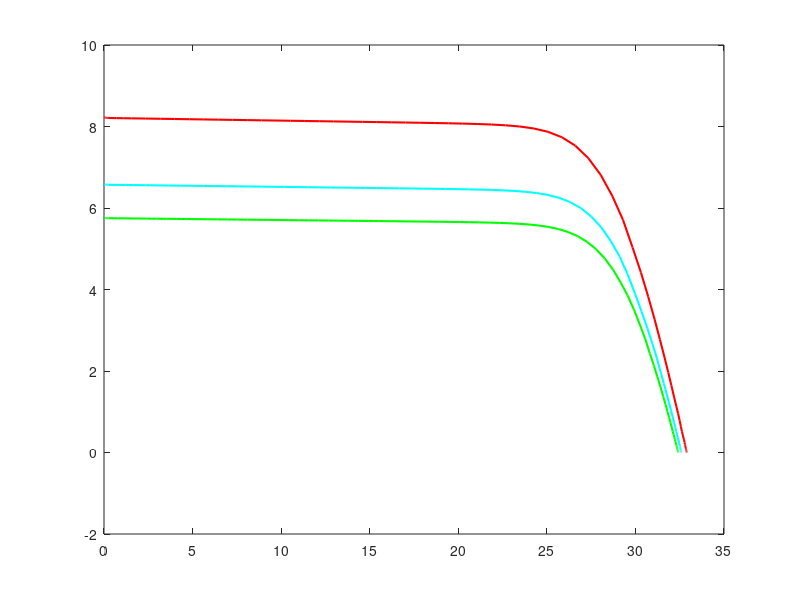

This figure's MATLAB source: (Note: this script raises an error after producing the figure.)
clear; clc;
load('workspace_data_variable_irradiance_pv_module.mat')
% define figure properties
opts.width      = 15;
opts.height     = 8;
opts.fontType   = 'Times';
opts.fontSize   = 10;

% I-V Characteristics under PSCs
fig = figure;
plot(Vpv_1000.signals.values, Ipv_1000.signals.values,'LineWidth', 1.5, 'Color', 'r')
hold on
plot(Vpv_800.signals.values, Ipv_800.signals.values,'LineWidth', 1.5, 'Color', 'c')
plot(Vpv_700.signals.values, Ipv_700.signals.values,'LineWidth', 1.5, 'Color', 'g')
plot(Vpv_600.signals.values, Ipv_600.signals.values,'LineWidth', 1.5, 'Color', '[1.00 0.54 0.00]')
plot(Vpv_500.signals.values, Ipv_500.signals.values,'LineWidth', 1.5, 'Color', 'm')
plot(Vpv_400.signals.values, Ipv_400.signals.values,'LineWidth', 1.5, 'Color', 'y')
plot(Vpv_300.signals.values, Ipv_300.signals.values,'LineWidth', 1.5, 'Color', 'b')
plot(Vpv_200.signals.values, Ipv_200.signals.values,'LineWidth', 1.5, 'Color', '[0.6350 0.0780 0.1840]')
hold off
legend('1000 W/m^{2}', '800 W/m^{2}', '700 W/m^{2}', '600 W/m^{2}', '500 W/m^{2}', '400 W/m^{2}', '300 W/m^{2}', '200 W/m^{2}')
legend('Location','northwest')
xlabel('PV Voltage (V)')
ylabel('PV Current (A)')
% xlim([0 1])
ylim([0 10])
grid on
ax = gca;
ax.GridColor = [0.7, 0.7, 0.7];
box off
% scaling
fig.Units               = 'centimeters';
fig.Position(3)         = opts.width;
fig.Position(4)         = opts.height;
% set text properties
set(fig.Children, ...
    'FontName',     opts.fontType, ...
    'FontSize',     opts.fontSize);
% remove unnecessary white space
set(gca,'LooseInset',max(get(gca,'TightInset'), 0.02))
% export to png
fig.PaperPositionMode   = 'auto';
print('I-V Characteristics under Varying Irradiance', '-dpng', '-r600')

% P-V Characteristics under PSCs
fig = figure;
plot(Vpv_1000.signals.values, Ppv_1000.signals.values,'LineWidth', 1.5, 'Color', 'r')
hold on
plot(Vpv_800.signals.values, Ppv_800.signals.values,'LineWidth', 1.5, 'Color', 'c')
plot(Vpv_700.signals.values, Ppv_700.signals.values,'LineWidth', 1.5, 'Color', 'g')
plot(Vpv_600.signals.values, Ppv_600.signals.values,'LineWidth', 1.5, 'Color', '[1.00 0.54 0.00]')
plot(Vpv_500.signals.values, Ppv_500.signals.values,'LineWidth', 1.5, 'Color', 'm')
plot(Vpv_400.signals.values, Ppv_400.signals.values,'LineWidth', 1.5, 'Color', 'y')
plot(Vpv_300.signals.values, Ppv_300.signals.values,'LineWidth', 1.5, 'Color', 'b')
plot(Vpv_200.signals.values, Ppv_200.signals.values,'LineWidth', 1.5, 'Color', '[0.6350 0.0780 0.1840]')
hold off
legend('1000 W/m^{2}', '800 W/m^{2}', '700 W/m^{2}', '600 W/m^{2}', '500 W/m^{2}', '400 W/m^{2}', '300 W/m^{2}', '200 W/m^{2}')
legend('Location','northwest')
xlabel('PV Voltage (V)')
ylabel('PV Power (W)')
% xlim([0 1])
ylim([0 250])
grid on
ax = gca;
ax.GridColor = [0.7, 0.7, 0.7];
box off
% scaling
fig.Units               = 'centimeters';
fig.Position(3)         = opts.width;
fig.Position(4)         = opts.height;
% set text properties
set(fig.Children, ...
    'FontName',     opts.fontType, ...
    'FontSize',     opts.fontSize);
% remove unnecessary white space
set(gca,'LooseInset',max(get(gca,'TightInset'), 0.02))
% export to png
fig.PaperPositionMode   = 'auto';
print('P-V Characteristics under Varying Irradiance', '-dpng', '-r600')
